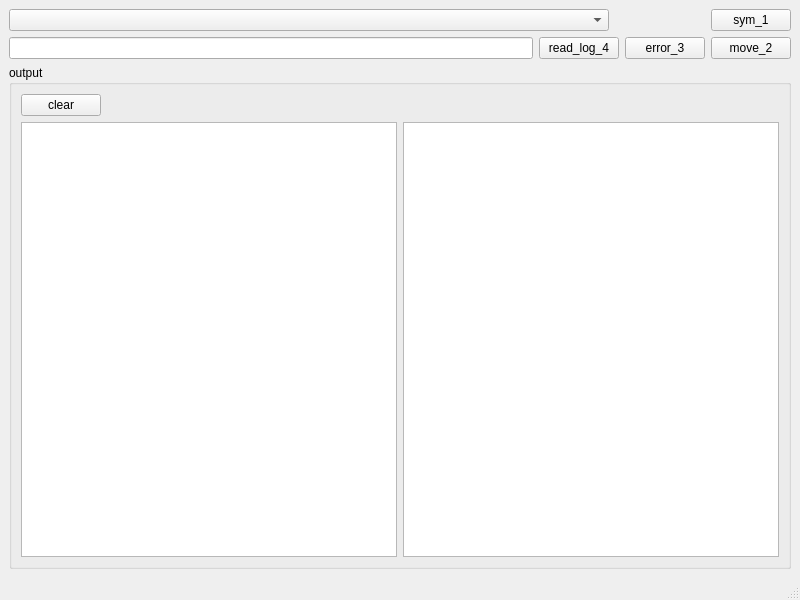
<?xml version="1.0" encoding="UTF-8"?>
<ui version="4.0">
 <class>MainWindow</class>
 <widget class="QMainWindow" name="MainWindow">
  <property name="geometry">
   <rect>
    <x>0</x>
    <y>0</y>
    <width>800</width>
    <height>600</height>
   </rect>
  </property>
  <property name="windowTitle">
   <string>MainWindow</string>
  </property>
  <widget class="QWidget" name="centralwidget">
   <layout class="QGridLayout" name="gridLayout_2">
    <item row="0" column="0">
     <layout class="QVBoxLayout" name="verticalLayout">
      <item>
       <layout class="QHBoxLayout" name="horizontalLayout">
        <item>
         <widget class="QComboBox" name="comboBox_bashcmd">
          <property name="minimumSize">
           <size>
            <width>600</width>
            <height>0</height>
           </size>
          </property>
         </widget>
        </item>
        <item>
         <spacer name="horizontalSpacer">
          <property name="orientation">
           <enum>Qt::Horizontal</enum>
          </property>
          <property name="sizeHint" stdset="0">
           <size>
            <width>40</width>
            <height>20</height>
           </size>
          </property>
         </spacer>
        </item>
        <item>
         <widget class="QPushButton" name="pushButton_bashrun">
          <property name="text">
           <string>sym_1</string>
          </property>
         </widget>
        </item>
       </layout>
      </item>
      <item>
       <layout class="QHBoxLayout" name="horizontalLayout_2">
        <item>
         <widget class="QLineEdit" name="lineEdit_2"/>
        </item>
        <item>
         <widget class="QPushButton" name="pushButton_read_log">
          <property name="text">
           <string>read_log_4</string>
          </property>
         </widget>
        </item>
        <item>
         <widget class="QPushButton" name="pushButton_errorlog">
          <property name="text">
           <string>error_3</string>
          </property>
         </widget>
        </item>
        <item>
         <widget class="QPushButton" name="pushButton_move_file">
          <property name="text">
           <string>move_2</string>
          </property>
         </widget>
        </item>
       </layout>
      </item>
     </layout>
    </item>
    <item row="1" column="0">
     <widget class="QGroupBox" name="groupBox">
      <property name="title">
       <string>output</string>
      </property>
      <layout class="QGridLayout" name="gridLayout">
       <item row="2" column="0">
        <widget class="QTextEdit" name="textEdit_bashmsg"/>
       </item>
       <item row="2" column="1">
        <widget class="QTextEdit" name="textEdit_info"/>
       </item>
       <item row="0" column="0">
        <layout class="QHBoxLayout" name="horizontalLayout_5">
         <property name="bottomMargin">
          <number>0</number>
         </property>
         <item>
          <widget class="QPushButton" name="pushButton_clear">
           <property name="text">
            <string>clear</string>
           </property>
          </widget>
         </item>
         <item>
          <spacer name="horizontalSpacer_2">
           <property name="orientation">
            <enum>Qt::Horizontal</enum>
           </property>
           <property name="sizeHint" stdset="0">
            <size>
             <width>40</width>
             <height>20</height>
            </size>
           </property>
          </spacer>
         </item>
        </layout>
       </item>
      </layout>
     </widget>
    </item>
   </layout>
  </widget>
  <widget class="QMenuBar" name="menubar">
   <property name="geometry">
    <rect>
     <x>0</x>
     <y>0</y>
     <width>800</width>
     <height>28</height>
    </rect>
   </property>
  </widget>
  <widget class="QStatusBar" name="statusbar"/>
 </widget>
 <resources/>
 <connections/>
</ui>
